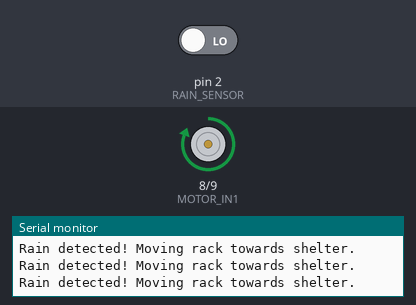
Simulated run of this sketch. Board: Arduino Uno, built with avr-gcc and run on an emulated ATmega328P. Parts: motor-driver pin pairs drawn as motors (green arrow = first pin HIGH = forward, orange = second pin HIGH = backward, longer = more drive), the last lines printed to the serial monitor. Inputs (shaded band) come from the test bench; at power-on: pin 2 (RAIN_SENSOR) LOW.

Above: at 10.8 s.
10.9 s: pin 2 (RAIN_SENSOR) driven HIGH
At 12.9 s:
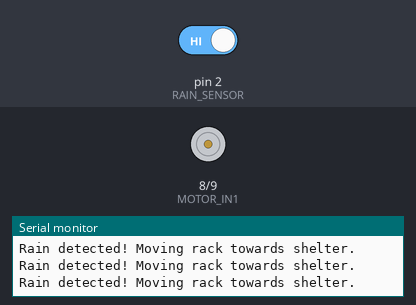
17.5 s: pin 2 (RAIN_SENSOR) driven LOW
At 18.7 s:
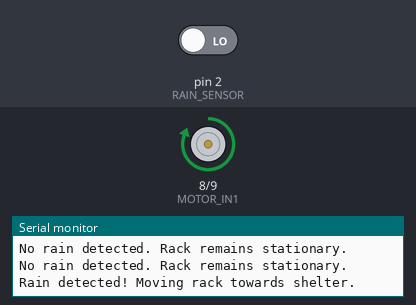
Timing chart, 0 to 34.3 s (numbered marks = the images above; inputs shaded):
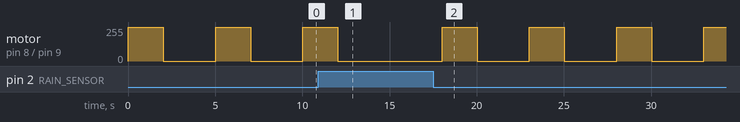

The sketch:

AutomaticClothesProtectionSystem.ino
```cpp
const int RAIN_SENSOR = 2;
const int MOTOR_IN1 = 8;
const int MOTOR_IN2 = 9;

// Example settings: apne circuit ke according verify karna.
const bool RAIN_ACTIVE_LOW = true;

void stopMotor() {
  digitalWrite(MOTOR_IN1, LOW);
  digitalWrite(MOTOR_IN2, LOW);
}

bool isRaining() {
  int value = digitalRead(RAIN_SENSOR);
  return RAIN_ACTIVE_LOW ? value == LOW : value == HIGH;
}

void setup() {
  Serial.begin(9600);

  pinMode(RAIN_SENSOR, INPUT);
  pinMode(MOTOR_IN1, OUTPUT);
  pinMode(MOTOR_IN2, OUTPUT);

  stopMotor();
  Serial.println("Automatic Clothes Protection System Started");
}

void loop() {
  if (isRaining()) {
    Serial.println("Rain detected! Moving rack towards shelter.");

    digitalWrite(MOTOR_IN1, HIGH);
    digitalWrite(MOTOR_IN2, LOW);
    delay(2000);

    stopMotor();
    delay(3000);
  } else {
    stopMotor();
    Serial.println("No rain detected. Rack remains stationary.");
    delay(1000);
  }
}
```

Measured:
- after the input at 10.9 s, motor on pin 8 (MOTOR_IN1) / pin 9 (MOTOR_IN2): goes on until 12.0 s, then stays stopped
- after the input at 17.5 s, motor on pin 8 (MOTOR_IN1) / pin 9 (MOTOR_IN2): alternates forward 255/255 for 2.0 s and stopped for 3.0 s, starting after 0.53 s
- by itself, motor on pin 8 (MOTOR_IN1) / pin 9 (MOTOR_IN2): alternates forward 255/255 for 2.0 s and stopped for 3.0 s
